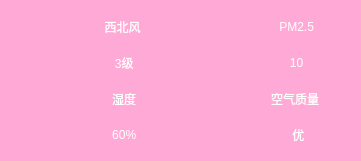
   <widget class="QWidget" name="widget" native="true">
    <property name="geometry">
     <rect>
      <x>20</x>
      <y>370</y>
      <width>361</width>
      <height>161</height>
     </rect>
    </property>
    <property name="styleSheet">
     <string notr="true">
border-radius: 12px;
background-color: rgb(255, 170, 214);</string>
    </property>
    <layout class="QGridLayout" name="gridLayout">
     <item row="0" column="1">
      <layout class="QHBoxLayout" name="horizontalLayout_3">
       <item>
        <widget class="QLabel" name="lblPM25Icon">
         <property name="minimumSize">
          <size>
           <width>50</width>
           <height>60</height>
          </size>
         </property>
         <property name="maximumSize">
          <size>
           <width>50</width>
           <height>60</height>
          </size>
         </property>
         <property name="text">
          <string/>
         </property>
         <property name="pixmap">
          <pixmap resource="image.qrc">:/res/pm25.png</pixmap>
         </property>
         <property name="scaledContents">
          <bool>true</bool>
         </property>
        </widget>
       </item>
       <item>
        <layout class="QVBoxLayout" name="verticalLayout_3">
         <item>
          <widget class="QLabel" name="lblPM25Title">
           <property name="styleSheet">
            <string notr="true">color: rgb(255, 255, 255);</string>
           </property>
           <property name="text">
            <string> PM2.5</string>
           </property>
           <property name="alignment">
            <set>Qt::AlignCenter</set>
           </property>
          </widget>
         </item>
         <item>
          <widget class="QLabel" name="lblPM25">
           <property name="styleSheet">
            <string notr="true">color: rgb(255, 255, 255);</string>
           </property>
           <property name="text">
            <string> 10</string>
           </property>
           <property name="alignment">
            <set>Qt::AlignCenter</set>
           </property>
          </widget>
         </item>
        </layout>
       </item>
      </layout>
     </item>
     <item row="1" column="1">
      <layout class="QHBoxLayout" name="horizontalLayout">
       <item>
        <widget class="QLabel" name="lblQualityIcon">
         <property name="minimumSize">
          <size>
           <width>50</width>
           <height>60</height>
          </size>
         </property>
         <property name="maximumSize">
          <size>
           <width>50</width>
           <height>60</height>
          </size>
         </property>
         <property name="text">
          <string/>
         </property>
         <property name="pixmap">
          <pixmap resource="image.qrc">:/res/aqi.png</pixmap>
         </property>
         <property name="scaledContents">
          <bool>true</bool>
         </property>
        </widget>
       </item>
       <item>
        <layout class="QVBoxLayout" name="verticalLayout">
         <item>
          <widget class="QLabel" name="IblQualityTitle">
           <property name="styleSheet">
            <string notr="true">color: rgb(255, 255, 255);</string>
           </property>
           <property name="text">
            <string>空气质量</string>
           </property>
           <property name="alignment">
            <set>Qt::AlignCenter</set>
           </property>
          </widget>
         </item>
         <item>
          <widget class="QLabel" name="lblQuality">
           <property name="styleSheet">
            <string notr="true">color: rgb(255, 255, 255);</string>
           </property>
           <property name="text">
            <string>  优</string>
           </property>
           <property name="alignment">
            <set>Qt::AlignCenter</set>
           </property>
          </widget>
         </item>
        </layout>
       </item>
      </layout>
     </item>
     <item row="0" column="0">
      <layout class="QHBoxLayout" name="horizontalLayout_4">
       <item>
        <widget class="QLabel" name="IblWindIcon">
         <property name="minimumSize">
          <size>
           <width>50</width>
           <height>60</height>
          </size>
         </property>
         <property name="maximumSize">
          <size>
           <width>50</width>
           <height>60</height>
          </size>
         </property>
         <property name="text">
          <string/>
         </property>
         <property name="pixmap">
          <pixmap resource="image.qrc">:/res/wind.png</pixmap>
         </property>
         <property name="scaledContents">
          <bool>true</bool>
         </property>
        </widget>
       </item>
       <item>
        <layout class="QVBoxLayout" name="verticalLayout_4">
         <item>
          <widget class="QLabel" name="lblWindTitle">
           <property name="font">
            <font>
             <family>微软雅黑</family>
            </font>
           </property>
           <property name="styleSheet">
            <string notr="true">color: rgb(255, 255, 255);</string>
           </property>
           <property name="text">
            <string>西北风</string>
           </property>
           <property name="alignment">
            <set>Qt::AlignCenter</set>
           </property>
          </widget>
         </item>
         <item>
          <widget class="QLabel" name="lblWind">
           <property name="styleSheet">
            <string notr="true">color: rgb(255, 255, 255);</string>
           </property>
           <property name="text">
            <string> 3级</string>
           </property>
           <property name="alignment">
            <set>Qt::AlignCenter</set>
           </property>
          </widget>
         </item>
        </layout>
       </item>
      </layout>
     </item>
     <item row="1" column="0">
      <layout class="QHBoxLayout" name="horizontalLayout_2">
       <item>
        <widget class="QLabel" name="IblShiduIcon">
         <property name="minimumSize">
          <size>
           <width>50</width>
           <height>60</height>
          </size>
         </property>
         <property name="maximumSize">
          <size>
           <width>50</width>
           <height>60</height>
          </size>
         </property>
         <property name="text">
          <string/>
         </property>
         <property name="pixmap">
          <pixmap resource="image.qrc">:/res/lowHumidty.png</pixmap>
         </property>
         <property name="scaledContents">
          <bool>true</bool>
         </property>
        </widget>
       </item>
       <item>
        <layout class="QVBoxLayout" name="verticalLayout_2">
         <item>
          <widget class="QLabel" name="IblShiduTitle">
           <property name="styleSheet">
            <string notr="true">color: rgb(255, 255, 255);</string>
           </property>
           <property name="text">
            <string> 湿度</string>
           </property>
           <property name="alignment">
            <set>Qt::AlignCenter</set>
           </property>
          </widget>
         </item>
         <item>
          <widget class="QLabel" name="lblShidu">
           <property name="minimumSize">
            <size>
             <width>60</width>
             <height>30</height>
            </size>
           </property>
           <property name="styleSheet">
            <string notr="true">color: rgb(255, 255, 255);</string>
           </property>
           <property name="text">
            <string> 60%</string>
           </property>
           <property name="alignment">
            <set>Qt::AlignCenter</set>
           </property>
          </widget>
         </item>
        </layout>
       </item>
      </layout>
     </item>
    </layout>
   </widget>
